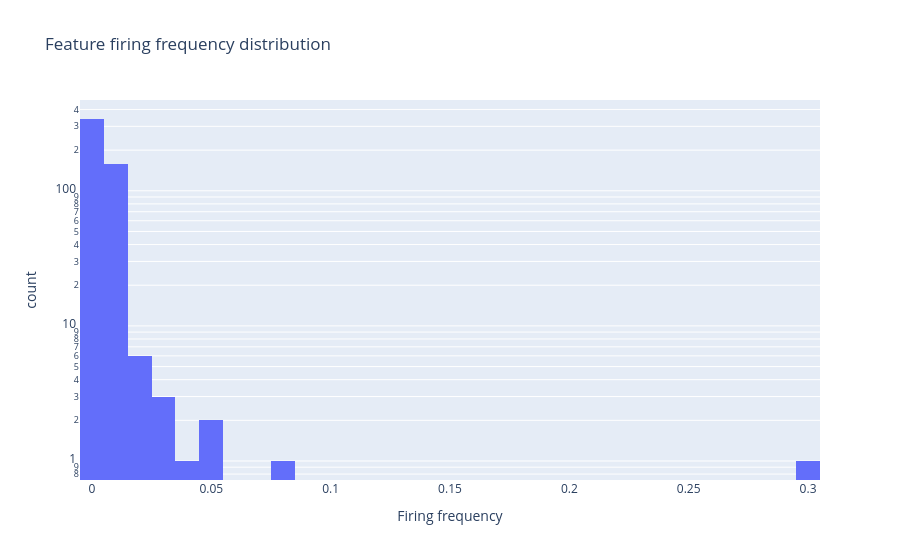

Notebook source saved alongside this figure:
### Code cell
import plotly.express as px

firing_freqs = (feature_acts > 0).float().mean(dim=0).cpu()

fig = px.histogram(
    x=firing_freqs.numpy(),
    nbins=40,
    log_y=True,
    title="Feature firing frequency distribution",
    labels={"x": "Firing frequency", "y": "Feature count"},
)
fig.show()

### Figure 1 — Plotly figure (JSON) as saved in the notebook; plotly's stock layout.template omitted (floating-point values rounded to 4 significant figures; data arrays with more than 128 entries replaced by an {"elided": "..."} marker saying what was removed)
{"data": [{"bingroup": "x", "hovertemplate": "Firing frequency=%{x}<br>count=%{y}<extra></extra>", "legendgroup": "", "marker": {"color": "#636efa", "pattern": {"shape": ""}}, "name": "", "nbinsx": 40, "orientation": "v", "showlegend": false, "type": "histogram", "x": {"elided": "512 float values"}, "xaxis": "x", "yaxis": "y"}], "layout": {"barmode": "relative", "legend": {"tracegroupgap": 0}, "title": {"text": "Feature firing frequency distribution"}, "xaxis": {"anchor": "y", "domain": [0, 1], "title": {"text": "Firing frequency"}}, "yaxis": {"anchor": "x", "domain": [0, 1], "title": {"text": "count"}, "type": "log"}}}
